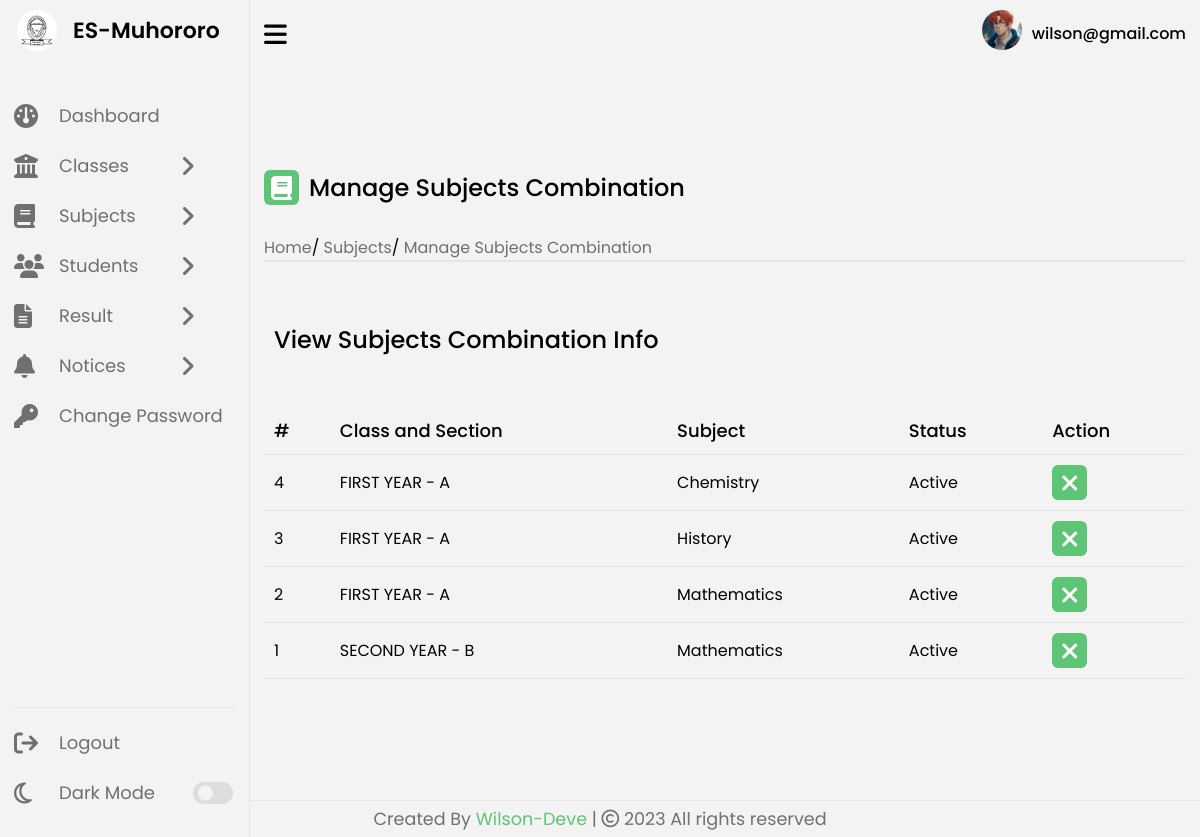
Screenshot of /manage-subjectcombination.php (signed in) with the database file from the repository.
### tables this page shows
CREATE TABLE `tblusers` (
  `Id` int(11) NOT NULL,
  `UserName` varchar(100) DEFAULT NULL,
  `Password` varchar(100) DEFAULT NULL,
  `updationDate` timestamp NOT NULL DEFAULT current_timestamp() ON UPDATE current_timestamp()
);

CREATE TABLE `tblsubjectcombination` (
  `Id` int(11) NOT NULL,
  `ClassId` int(11) DEFAULT NULL,
  `SubjectId` int(11) DEFAULT NULL,
  `Status` varchar(50) DEFAULT NULL,
  `CreationDate` timestamp NOT NULL DEFAULT current_timestamp(),
  `UpdationDate` timestamp NULL DEFAULT NULL
);

CREATE TABLE `tblclasses` (
  `Id` int(11) NOT NULL,
  `ClassName` varchar(25) DEFAULT NULL,
  `Level` int(11) DEFAULT NULL,
  `Section` varchar(25) DEFAULT NULL,
  `CreationDate` timestamp NULL DEFAULT current_timestamp(),
  `UpdationDate` timestamp NULL DEFAULT NULL
);

CREATE TABLE `tblsubjects` (
  `Id` int(11) NOT NULL,
  `SubjectName` varchar(100) NOT NULL,
  `SubjectCode` varchar(100) DEFAULT NULL,
  `CreationDate` timestamp NULL DEFAULT current_timestamp(),
  `UpdationDate` timestamp NULL DEFAULT NULL
);

### includes/session.php (called while the page is built, shortened)
<?php
   include('config.php');
   $user_check = $_SESSION['login_user'];
   $ses_sql = mysqli_query($con,"select UserName from tblusers where UserName = '$user_check' ");
   $row = mysqli_fetch_array($ses_sql,MYSQLI_ASSOC);
   $login_session = $row['UserName'];
?>

### manage-subjectcombination.php (the view, shortened to what this page needs)
<?php
    include('includes/session.php');
    include('includes/sidebar.php');
    $subjectCombination = [];
    $sql = "SELECT sc.Id, c.ClassName, c.Section, s.SubjectName, sc.Status
            FROM tblsubjectcombination sc
            INNER JOIN tblclasses c ON sc.ClassId = c.Id
            INNER JOIN tblsubjects s ON sc.SubjectId = s.Id
            ORDER BY sc.CreationDate DESC";
    $result = mysqli_query($con, $sql);
    if ($result) {
        while ($row = mysqli_fetch_assoc($result)) {
            $subjectCombination[] = $row;
        }
    }
?>
    <section class="dashboard">
    <?php include('includes/topbar.php');?>
        <div class="dash-content">
            <div class="overview">
                <div class="title">
                    <i class="fa fa-book"></i>
                    <span class="text">Manage Subjects Combination</span>
                </div>
                <div class="link-menu">
                    <div class="link-item">
                        <ul>
                            <li><i class="uil uil-estate"></i><a href="dashboard.php">Home</a></li>/
                            <li><a href="#">Subjects</a></li>/
                            <li><a href="#">Manage Subjects Combination</a></li>
                        </ul>
                    </div>
                </div>
            <div class="activity">
                <div class="title">
                    <span class="text">View Subjects Combination Info</span>
                </div>
                <div class="activity-data">
                    <table class="data-table">
                        <thead>
                            <tr>
                                <th>#</th>
                                <th>Class and Section</th>
                                <th>Subject</th>
                                <th>Status</th>
                                <th>Action</th>
                            </tr>
                        </thead>
                        <tbody>
                           <?php
                                $counter =  mysqli_num_rows($result);;
                                foreach ($subjectCombination as $combination) :
                           ?>
                            <tr>
                                <td><?php echo $counter; ?></td>
                                <td><?php echo $combination['ClassName'] . ' - ' . $combination['Section']; ?></td>
                                <td><?php echo $combination['SubjectName']; ?></td>
                                <td><?php echo $combination['Status']; ?></td>
                                <td>
                                    <?php if ($combination['Status'] === 'Active') : ?>
                                        <a href="deactivate-subject-combination.php?id=<?php echo $combination['Id']; ?>"><i class="fa fa-times" title="Deactivate Record"></i></a>
                                    <?php else : ?>
                                        <a href="activate-subject-combination.php?id=<?php echo $combination['Id']; ?>"><i class="fa fa-check" title="Activate Record"></i></a>
                                    <?php endif; ?>
                                </td>
                            </tr>
                            <?php
                                $counter--;
                                endforeach;
                            ?>
                        </tbody>
                    </table>
                </div>
            </div>
        </div>
    </section>
    <?php include('includes/footer.php');?>
</body>
</html>

### includes/topbar.php (shortened to what this page needs)
<div class="top">
            <i class="fa fa-bars sidebar-toggle"></i>
            <div class="profile-info">
                <div class="profile-photo-container">
                    <a href="#" id="lightbox-trigger">
                        <img src="img/anim4.jpg" alt="">
                    </a>
                </div>
                <span class="user-name"><?php echo $login_session; ?></span>
            </div>
        </div>

### css/dashboard.css (style rules this page uses)
* { margin: 0; padding: 0; box-sizing: border-box; font-family: 'Poppins', sans-serif; }
:root { --primary-color: #5ec576; --panel-color: #f3f3f3; --text-color: #000; --black-light-color: #707070; --border-color: #e6e5e5; --toggle-color: #DDD; --box1-color: #fff; --box2-color: #FFE6AC; --box3-color: #E7D1FC; --box4-color: #4DA3FF; --title-icon-color: #fff; --tran-05: all 0.5s ease; --tran-03: all 0.3s ease; --tran-03: all 0.2s ease; }
body { min-height: 100vh; background-color: var(--panel-color); }
.dashboard { position: relative; left: 250px; background-color: var(--panel-color); min-height: 100vh; width: calc(100% - 250px); padding: 10px 14px; transition: var(--tran-05); }
.dashboard .top { position: fixed; top: 0; left: 250px; display: flex; width: calc(100% - 250px); justify-content: space-between; align-items: center; padding: 10px 14px; background-color: var(--panel-color); transition: var(--tran-05); }
.dashboard .top .sidebar-toggle { font-size: 26px; color: var(--text-color); cursor: pointer; }
.dashboard .top .profile-info { display: flex; align-items: center; }
.dashboard .top .profile-info img { width: 40px; height: 40px; border-radius: 50%; margin-right: 10px; }
.dashboard .top .user-name { font-size: 16px; font-weight: 500; color: var(--text-color); }
.dashboard .dash-content { padding-top: 100px; height: 100%; }
.dash-content .title { display: flex; align-items: center; margin: 60px 0 30px 0; }
.activity-data tr td a { text-decoration: none; }
.dash-content .title i, .activity-data tr td i { position: relative; height: 35px; width: 35px; background-color: var(--primary-color); border-radius: 6px; color: var(--title-icon-color); display: flex; align-items: center; justify-content: center; font-size: 24px; }
.dash-content .title .text { font-size: 24px; font-weight: 500; color: var(--text-color); margin-left: 10px; }
.dash-content .activity .activity-data { display: flex; justify-content: space-between; align-items: center; width: 100%; }
.activity-data { overflow-x: auto; }
.data-table { width: 100%; border-collapse: collapse; margin-top: 20px; }
.data-table th, .data-table td { padding: 10px; border-bottom: 1px solid var(--border-color); text-align: left; }
.data-table th { background-color: var(--panel-color); color: var(--text-color); font-size: 18px; font-weight: 500; }
.data-table td { font-size: 16px; font-weight: 400; color: var(--text-color); }
.link-menu .link-item { border-bottom: 2px solid var(--border-color); }
.link-menu .link-item ul { list-style: none; }
.link-menu .link-item ul li { display: inline; }
.link-menu .link-item ul li a { text-decoration: none; color: var(--black-light-color); }

### rows the page displays
tblusers: UserName "wilson@gmail.com"
tblsubjectcombination: ClassId.ClassName "FIRST YEAR", ClassId.Section "A", SubjectId.SubjectName "Chemistry", Status "Active"
tblsubjectcombination: ClassId.ClassName "FIRST YEAR", ClassId.Section "A", SubjectId.SubjectName "History", Status "Active"
tblsubjectcombination: ClassId.ClassName "FIRST YEAR", ClassId.Section "A", SubjectId.SubjectName "Mathematics", Status "Active"
tblsubjectcombination: ClassId.ClassName "SECOND YEAR", ClassId.Section "B", SubjectId.SubjectName "Mathematics", Status "Active"
